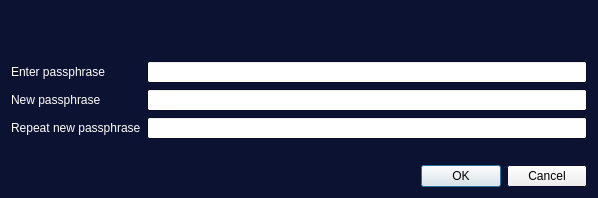
<?xml version="1.0" encoding="UTF-8"?>
<ui version="4.0">
 <class>AskPassphraseDialog</class>
 <widget class="QDialog" name="AskPassphraseDialog">
  <property name="geometry">
   <rect>
    <x>0</x>
    <y>0</y>
    <width>598</width>
    <height>198</height>
   </rect>
  </property>
  <property name="sizePolicy">
   <sizepolicy hsizetype="Preferred" vsizetype="Minimum">
    <horstretch>0</horstretch>
    <verstretch>0</verstretch>
   </sizepolicy>
  </property>
  <property name="minimumSize">
   <size>
    <width>550</width>
    <height>0</height>
   </size>
  </property>
  <property name="palette">
   <palette>
    <active>
     <colorrole role="WindowText">
      <brush brushstyle="SolidPattern">
       <color alpha="255">
        <red>255</red>
        <green>255</green>
        <blue>255</blue>
       </color>
      </brush>
     </colorrole>
     <colorrole role="Base">
      <brush brushstyle="SolidPattern">
       <color alpha="255">
        <red>255</red>
        <green>255</green>
        <blue>255</blue>
       </color>
      </brush>
     </colorrole>
     <colorrole role="Window">
      <brush brushstyle="SolidPattern">
       <color alpha="255">
        <red>12</red>
        <green>19</green>
        <blue>50</blue>
       </color>
      </brush>
     </colorrole>
    </active>
    <inactive>
     <colorrole role="WindowText">
      <brush brushstyle="SolidPattern">
       <color alpha="255">
        <red>255</red>
        <green>255</green>
        <blue>255</blue>
       </color>
      </brush>
     </colorrole>
     <colorrole role="Base">
      <brush brushstyle="SolidPattern">
       <color alpha="255">
        <red>255</red>
        <green>255</green>
        <blue>255</blue>
       </color>
      </brush>
     </colorrole>
     <colorrole role="Window">
      <brush brushstyle="SolidPattern">
       <color alpha="255">
        <red>12</red>
        <green>19</green>
        <blue>50</blue>
       </color>
      </brush>
     </colorrole>
    </inactive>
    <disabled>
     <colorrole role="WindowText">
      <brush brushstyle="SolidPattern">
       <color alpha="255">
        <red>69</red>
        <green>69</green>
        <blue>69</blue>
       </color>
      </brush>
     </colorrole>
     <colorrole role="Base">
      <brush brushstyle="SolidPattern">
       <color alpha="255">
        <red>12</red>
        <green>19</green>
        <blue>50</blue>
       </color>
      </brush>
     </colorrole>
     <colorrole role="Window">
      <brush brushstyle="SolidPattern">
       <color alpha="255">
        <red>12</red>
        <green>19</green>
        <blue>50</blue>
       </color>
      </brush>
     </colorrole>
    </disabled>
   </palette>
  </property>
  <property name="windowTitle">
   <string>Passphrase Dialog</string>
  </property>
  <layout class="QVBoxLayout" name="verticalLayout">
   <item>
    <widget class="QLabel" name="warningLabel">
     <property name="textFormat">
      <enum>Qt::RichText</enum>
     </property>
     <property name="wordWrap">
      <bool>true</bool>
     </property>
    </widget>
   </item>
   <item>
    <layout class="QFormLayout" name="formLayout">
     <property name="fieldGrowthPolicy">
      <enum>QFormLayout::AllNonFixedFieldsGrow</enum>
     </property>
     <item row="0" column="0">
      <widget class="QLabel" name="passLabel1">
       <property name="text">
        <string>Enter passphrase</string>
       </property>
      </widget>
     </item>
     <item row="0" column="1">
      <widget class="QLineEdit" name="passEdit1">
       <property name="echoMode">
        <enum>QLineEdit::Password</enum>
       </property>
      </widget>
     </item>
     <item row="1" column="0">
      <widget class="QLabel" name="passLabel2">
       <property name="text">
        <string>New passphrase</string>
       </property>
      </widget>
     </item>
     <item row="1" column="1">
      <widget class="QLineEdit" name="passEdit2">
       <property name="echoMode">
        <enum>QLineEdit::Password</enum>
       </property>
      </widget>
     </item>
     <item row="2" column="0">
      <widget class="QLabel" name="passLabel3">
       <property name="text">
        <string>Repeat new passphrase</string>
       </property>
      </widget>
     </item>
     <item row="2" column="1">
      <widget class="QLineEdit" name="passEdit3">
       <property name="echoMode">
        <enum>QLineEdit::Password</enum>
       </property>
      </widget>
     </item>
     <item row="3" column="1">
      <widget class="QLabel" name="capsLabel">
       <property name="font">
        <font>
         <weight>75</weight>
         <bold>true</bold>
        </font>
       </property>
       <property name="text">
        <string/>
       </property>
       <property name="alignment">
        <set>Qt::AlignCenter</set>
       </property>
      </widget>
     </item>
    </layout>
   </item>
   <item>
    <widget class="QDialogButtonBox" name="buttonBox">
     <property name="orientation">
      <enum>Qt::Horizontal</enum>
     </property>
     <property name="standardButtons">
      <set>QDialogButtonBox::Cancel|QDialogButtonBox::Ok</set>
     </property>
    </widget>
   </item>
  </layout>
 </widget>
 <resources/>
 <connections>
  <connection>
   <sender>buttonBox</sender>
   <signal>accepted()</signal>
   <receiver>AskPassphraseDialog</receiver>
   <slot>accept()</slot>
   <hints>
    <hint type="sourcelabel">
     <x>20</x>
     <y>20</y>
    </hint>
    <hint type="destinationlabel">
     <x>20</x>
     <y>20</y>
    </hint>
   </hints>
  </connection>
  <connection>
   <sender>buttonBox</sender>
   <signal>rejected()</signal>
   <receiver>AskPassphraseDialog</receiver>
   <slot>reject()</slot>
   <hints>
    <hint type="sourcelabel">
     <x>20</x>
     <y>20</y>
    </hint>
    <hint type="destinationlabel">
     <x>20</x>
     <y>20</y>
    </hint>
   </hints>
  </connection>
 </connections>
</ui>
